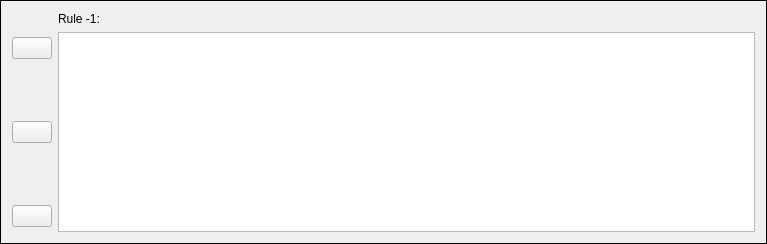
<?xml version="1.0" encoding="UTF-8"?>
<ui version="4.0">
 <class>RuleWidget</class>
 <widget class="QFrame" name="RuleWidget">
  <property name="geometry">
   <rect>
    <x>0</x>
    <y>0</y>
    <width>767</width>
    <height>243</height>
   </rect>
  </property>
  <property name="sizePolicy">
   <sizepolicy hsizetype="Preferred" vsizetype="Preferred">
    <horstretch>0</horstretch>
    <verstretch>0</verstretch>
   </sizepolicy>
  </property>
  <property name="minimumSize">
   <size>
    <width>0</width>
    <height>0</height>
   </size>
  </property>
  <property name="windowTitle">
   <string>Rule</string>
  </property>
  <property name="autoFillBackground">
   <bool>true</bool>
  </property>
  <property name="frameShape">
   <enum>QFrame::Box</enum>
  </property>
  <property name="midLineWidth">
   <number>1</number>
  </property>
  <layout class="QFormLayout" name="formLayout">
   <item row="0" column="1">
    <widget class="QLabel" name="ruleNumber">
     <property name="text">
      <string>Rule -1:</string>
     </property>
    </widget>
   </item>
   <item row="1" column="0">
    <layout class="QVBoxLayout" name="verticalLayout">
     <item>
      <spacer name="verticalSpacer_3">
       <property name="orientation">
        <enum>Qt::Vertical</enum>
       </property>
       <property name="sizeType">
        <enum>QSizePolicy::Preferred</enum>
       </property>
       <property name="sizeHint" stdset="0">
        <size>
         <width>20</width>
         <height>5</height>
        </size>
       </property>
      </spacer>
     </item>
     <item>
      <widget class="QPushButton" name="arrowUp">
       <property name="toolTip">
        <string>Move this rule higher</string>
       </property>
       <property name="text">
        <string/>
       </property>
       <property name="iconSize">
        <size>
         <width>48</width>
         <height>48</height>
        </size>
       </property>
      </widget>
     </item>
     <item>
      <spacer name="verticalSpacer_4">
       <property name="orientation">
        <enum>Qt::Vertical</enum>
       </property>
       <property name="sizeHint" stdset="0">
        <size>
         <width>20</width>
         <height>5</height>
        </size>
       </property>
      </spacer>
     </item>
     <item>
      <widget class="QPushButton" name="deleteRule">
       <property name="toolTip">
        <string>Delete rule</string>
       </property>
       <property name="text">
        <string/>
       </property>
       <property name="iconSize">
        <size>
         <width>48</width>
         <height>48</height>
        </size>
       </property>
      </widget>
     </item>
     <item>
      <spacer name="verticalSpacer">
       <property name="orientation">
        <enum>Qt::Vertical</enum>
       </property>
       <property name="sizeHint" stdset="0">
        <size>
         <width>20</width>
         <height>5</height>
        </size>
       </property>
      </spacer>
     </item>
     <item>
      <widget class="QPushButton" name="arrowDown">
       <property name="toolTip">
        <string>Move this rule lower</string>
       </property>
       <property name="text">
        <string/>
       </property>
       <property name="iconSize">
        <size>
         <width>48</width>
         <height>48</height>
        </size>
       </property>
      </widget>
     </item>
     <item>
      <spacer name="verticalSpacer_2">
       <property name="orientation">
        <enum>Qt::Vertical</enum>
       </property>
       <property name="sizeType">
        <enum>QSizePolicy::Preferred</enum>
       </property>
       <property name="sizeHint" stdset="0">
        <size>
         <width>20</width>
         <height>5</height>
        </size>
       </property>
      </spacer>
     </item>
    </layout>
   </item>
   <item row="1" column="1">
    <widget class="QGraphicsView" name="graphicsView">
     <property name="sizePolicy">
      <sizepolicy hsizetype="Expanding" vsizetype="Fixed">
       <horstretch>0</horstretch>
       <verstretch>0</verstretch>
      </sizepolicy>
     </property>
     <property name="minimumSize">
      <size>
       <width>0</width>
       <height>200</height>
      </size>
     </property>
    </widget>
   </item>
  </layout>
 </widget>
 <resources/>
 <connections/>
</ui>
